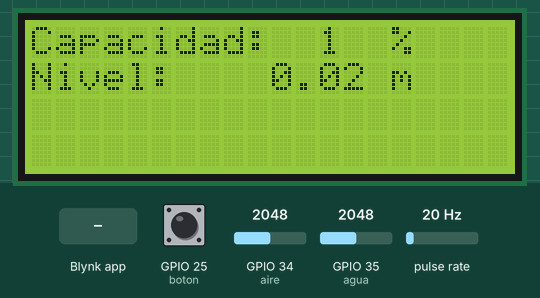
Recording of a sketch running on a simulated ESP32. Parts: 20×4 character LCD. Wiring (inferred from the names in the program): pulse sensor: data GPIO 27. The inputs (shaded band) are chosen by the test bench; at power-on: GPIO 25 (boton) LOW, GPIO 34 (aire) = 2048, GPIO 35 (agua) = 2048, pulse rate 20 Hz. WiFi joins after 1.5 s; servers stay silent unless stated.

Above: at 6.5 s.
6.6 s: GPIO 25 (boton) pulled HIGH for 3.2 s
At 9.4 s:
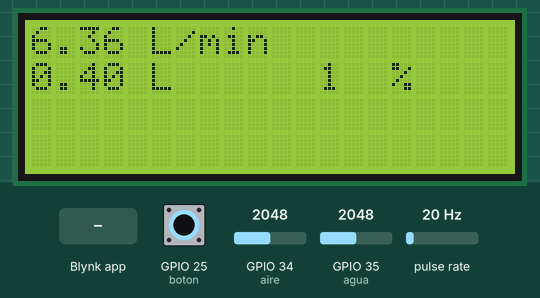
15.8 s: Blynk app writes 0 to V8
At 16.8 s:
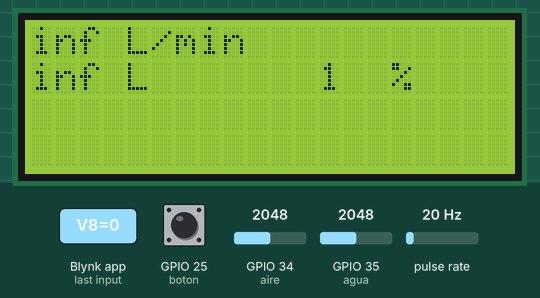
17.9 s: GPIO 34 (aire) set to 2866
At 18.7 s:
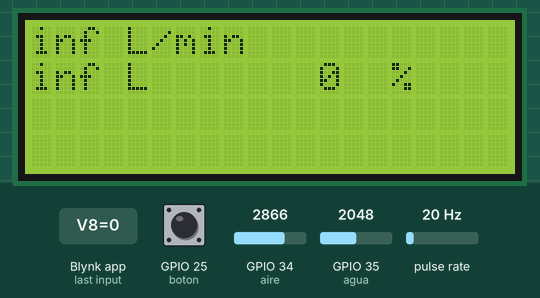
19.9 s: GPIO 35 (agua) set to 3603
At 23.8 s:
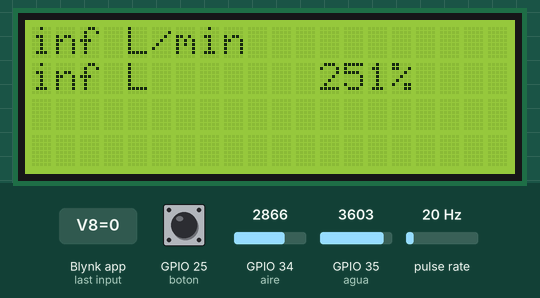
24.1 s: GPIO 25 (boton) pulled HIGH for 1 s
At 25.0 s:
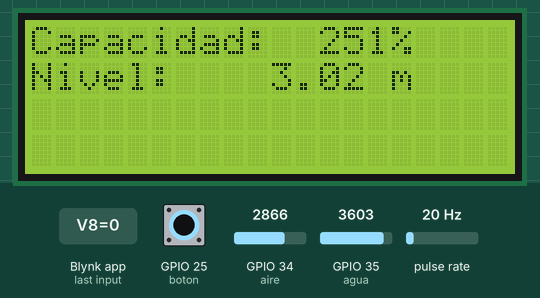
26.6 s: Blynk app writes 0 to V4
At 27.8 s:
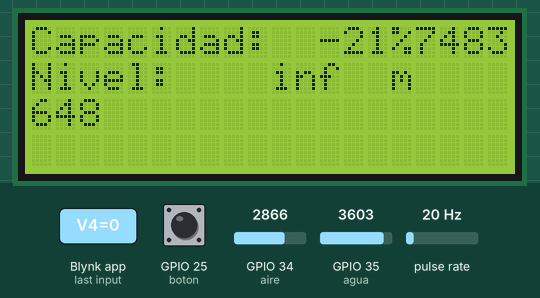
Timing chart, 0 to 29.3 s (numbered marks = the images above; inputs shaded):
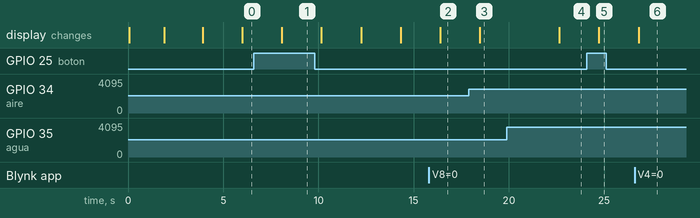

Measured:
- after the input at 6.6 s, the display: changes after 1.5 s (image 1)
- after the input at 15.8 s, the display: changes after 0.60 s (image 2)
- after the input at 17.9 s, the display: changes after 0.58 s (image 3)
- after the input at 19.9 s, the display: changes after 2.7 s (image 4)
- after the input at 24.1 s, the display: changes after 0.62 s (image 5)
- after the input at 26.6 s, the display: changes after 0.22 s (image 6)

The sketch:

v0.6.3.ino
```cpp
#define BLYNK_TEMPLATE_ID "YOUR_TEMPLATE_ID"
#define BLYNK_TEMPLATE_NAME "YOUR_TEMPLATE_NAME"
#define BLYNK_FIRMWARE_VERSION "0.6.4"

#define BLYNK_PRINT Serial
// #define BLYNK_DEBUG
#define APP_DEBUG

#include "BlynkEdgent.h"
#include <LiquidCrystal_I2C.h>

// --- Pines ---
#define boton 25
#define wifi 26
#define FLOW_SENSOR_PIN 27
#define rst 33
#define aire 34
#define agua 35

// --- Variables ---
const int brillo = 32;

// PWM settings
const int freq = 5000;
const int ledChannel2 = 4;
const int ledChannel3 = 5;
const int ledChannel4 = 6;
const int resolution = 8;

// Nivel de agua
volatile double Level;
volatile int porcentaje;
double total = 1.2;
volatile double Vair;
volatile double Vh2o;
double Vs = 5.00;
double slope_air = 25.697;
double slope_h2o = 25.69635;
double tol = 0.02;
double slope = 1;     // 1.0106;
double intercept = 0; // 0.0841;
const float c = 0.982;
const float b = 0.126;

// Flujo
volatile int flow_frequency;
volatile int flow_frequency_2;
volatile unsigned long pulsos = 0;
volatile float l_min;
volatile float Liters;
float cte = 6.6;
float m = 0.72;
unsigned long tiempoAnterior = 0;
volatile float flujo_Lmin = 0;
volatile float litros_totales = 0;
unsigned long currentTime;
unsigned long cloopTime;

void IRAM_ATTR contarPulsos()
{
  pulsos++;
}

// LCD
bool modo = 0;
LiquidCrystal_I2C lcd(0x3f, 20, 4);

// Timer Blynk
BlynkTimer timer;

// --- Funciones Blynk ---
void myTimer()
{
  Blynk.virtualWrite(V0, Level);
  Blynk.virtualWrite(V1, porcentaje);
  Blynk.virtualWrite(V5, l_min);
  Blynk.virtualWrite(V6, Liters);
  Blynk.virtualWrite(V11, Vair);
  Blynk.virtualWrite(V12, Vh2o);
}

// --- BLYNK_WRITE ---
BLYNK_WRITE(V3) { total = param.asDouble(); }
BLYNK_WRITE(V4) { Vs = param.asDouble(); }
BLYNK_WRITE(V7) { tol = param.asDouble(); }
BLYNK_WRITE(V8) { cte = param.asDouble(); }

// --- Interrupción flujo ---
void flow()
{
  flow_frequency++;
  flow_frequency_2++;
}

// --- Task de medición y LCD (núcleo 1) ---
void TaskMedicion(void *pvParameters)
{
  double aux1, aux2;
  const int n = 200;

  for (;;)
  {
    // --- Lectura sensores ---
    aux1 = 0;
    aux2 = 0;
    for (int i = 0; i < n; i++)
    {
      aux1 += analogRead(aire) * 3.3 / 4095.0;
      aux2 += analogRead(agua) * 3.3 / 4095.0;
      vTaskDelay(10 / portTICK_PERIOD_MS);
    }
    Vair = aux1 / n;
    Vh2o = aux2 / n;

    Vair = c * Vair + b;
    Vh2o = c * Vh2o + b;

    Vair = round(Vair * 1000.0) / 1000.0;
    Vh2o = round(Vh2o * 1000.0) / 1000.0;

    // --- Cálculo nivel ---
    Level = slope * ((slope_h2o * Vh2o - slope_air * Vair) / Vs + tol) + intercept;
    Level = round(Level * 100.0) / 100.0;
    if (Level < 0)
      Level = 0;
    porcentaje = Level * 100 / total;

    // --- Cálculo flujo cada segundo ---
    // Medición de flujo
    currentTime = millis();
    // Every second, calculate and print litres/min
    if (currentTime >= (cloopTime + 1000))
    {
      cloopTime = currentTime; // Updates cloopTime

      // Pulse frequency (Hz) = 7.5Q, Q is flow rate in L/min.
      l_min = (flow_frequency / cte);
      // (Pulse frequency x 60 min) / 7.5Q = flowrate in L/hour

      flow_frequency = 0; // Reset Counter
      Liters = flow_frequency_2 / cte / 60 / 1.4 / m;
    }

    // --- Actualización LCD ---
    if (digitalRead(boton) == 1)
      modo = !modo;

    lcd.clear();
    lcd.setCursor(0, 0);
    if (modo == 0)
    {
      lcd.print("Capacidad: ");
      lcd.setCursor(12, 0);
      lcd.print(porcentaje);
      lcd.setCursor(15, 0);
      lcd.print("%");
      lcd.setCursor(0, 1);
      lcd.print("Nivel: ");
      lcd.setCursor(10, 1);
      lcd.print(Level, 2);
      lcd.setCursor(15, 1);
      lcd.print("m");
    }
    else
    {
      lcd.print(l_min, 2);
      lcd.print(" L/min");
      lcd.setCursor(0, 1);
      lcd.print(Liters, 2);
      lcd.print(" L");
      lcd.setCursor(12, 1);
      lcd.print(porcentaje);
      lcd.setCursor(15, 1);
      lcd.print("%");
    }
  }
}

// --- Setup ---
void setup()
{
  Serial.begin(115200);

  // Pines
  pinMode(boton, INPUT_PULLDOWN);
  pinMode(rst, INPUT_PULLUP);
  pinMode(agua, INPUT_PULLDOWN);
  pinMode(FLOW_SENSOR_PIN, INPUT_PULLUP);
  digitalWrite(FLOW_SENSOR_PIN, HIGH);
  attachInterrupt(digitalPinToInterrupt(FLOW_SENSOR_PIN), flow, FALLING);
  sei(); // Enable interrupts
  currentTime = millis();
  cloopTime = currentTime;

  // LCD
  lcd.init();
  lcd.backlight();
  lcd.clear();
  lcd.setCursor(0, 0);
  lcd.print("Iniciando...");

  // Blynk
  BlynkEdgent.begin();

  // Task de medición + LCD en núcleo 1
  xTaskCreatePinnedToCore(
      TaskMedicion, "MedicionLCD", 4096, NULL, 1, NULL, 1);

  // Timers para Blynk
  timer.setInterval(1000L, myTimer);

  lcd.clear();
  lcd.setCursor(0, 0);
  lcd.print("Sistema listo");
}

// --- Blynk conectado ---
BLYNK_CONNECTED()
{
  lcd.clear();
  lcd.setCursor(0, 0);
  lcd.print("Conectado con");
  lcd.setCursor(0, 1);
  lcd.print("exito!");
  delay(2000);
}

// --- Loop principal (núcleo 0) ---
void loop()
{
  if (WiFi.status() != WL_CONNECTED)
  {
    BlynkEdgent.run();
  }

  BlynkEdgent.run();
  timer.run();
}
```
